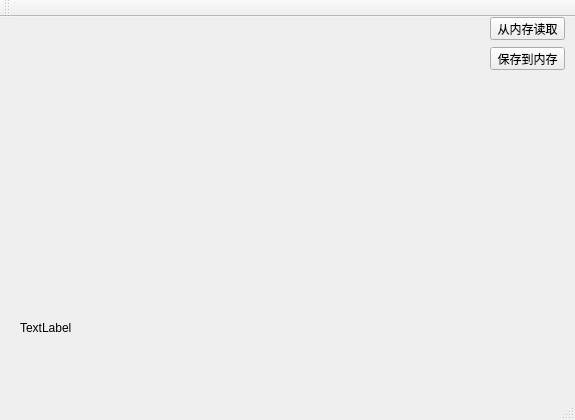
<?xml version="1.0" encoding="UTF-8"?>
<ui version="4.0">
 <class>IPC_testClass</class>
 <widget class="QMainWindow" name="IPC_testClass">
  <property name="geometry">
   <rect>
    <x>0</x>
    <y>0</y>
    <width>575</width>
    <height>420</height>
   </rect>
  </property>
  <property name="windowTitle">
   <string>IPC_test</string>
  </property>
  <widget class="QWidget" name="centralWidget">
   <widget class="QPushButton" name="loadButton">
    <property name="geometry">
     <rect>
      <x>490</x>
      <y>0</y>
      <width>75</width>
      <height>23</height>
     </rect>
    </property>
    <property name="text">
     <string>从内存读取</string>
    </property>
   </widget>
   <widget class="QPushButton" name="saveButton">
    <property name="geometry">
     <rect>
      <x>490</x>
      <y>30</y>
      <width>75</width>
      <height>23</height>
     </rect>
    </property>
    <property name="text">
     <string>保存到内存</string>
    </property>
   </widget>
   <widget class="QLabel" name="picLabel">
    <property name="geometry">
     <rect>
      <x>20</x>
      <y>40</y>
      <width>631</width>
      <height>541</height>
     </rect>
    </property>
    <property name="text">
     <string>TextLabel</string>
    </property>
   </widget>
  </widget>
  <widget class="QMenuBar" name="menuBar">
   <property name="geometry">
    <rect>
     <x>0</x>
     <y>0</y>
     <width>575</width>
     <height>23</height>
    </rect>
   </property>
  </widget>
  <widget class="QToolBar" name="mainToolBar">
   <attribute name="toolBarArea">
    <enum>TopToolBarArea</enum>
   </attribute>
   <attribute name="toolBarBreak">
    <bool>false</bool>
   </attribute>
  </widget>
  <widget class="QStatusBar" name="statusBar"/>
 </widget>
 <layoutdefault spacing="6" margin="11"/>
 <resources>
  <include location="ipc_test.qrc"/>
 </resources>
 <connections/>
</ui>
